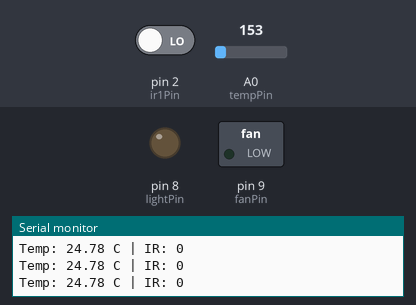
Bench run of a sketch on a simulated Arduino Uno, built with avr-gcc and run on an emulated ATmega328P. Shown: switched loads named in the sketch (green lamp = pin HIGH), output pins drawn as LEDs (lit = HIGH), the last lines printed to the serial monitor. The test bench sets the inputs (shaded band); at power-on: A0 (tempPin) = 153, pin 2 (ir1Pin) LOW.

Above: at 1.3 s.
1.4 s: A0 (tempPin) set to 182
At 2.4 s:
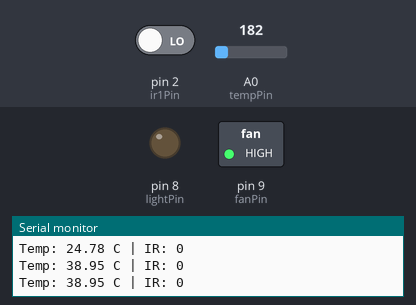
3.0 s: pin 2 (ir1Pin) driven HIGH
At 3.6 s:
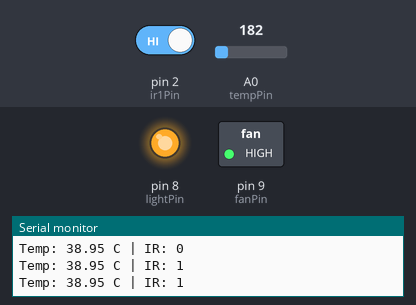
4.5 s: A0 (tempPin) set to 133
At 4.8 s:
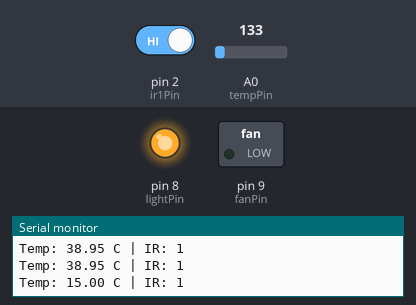
6.0 s: A0 (tempPin) set to 165
At 7.2 s:
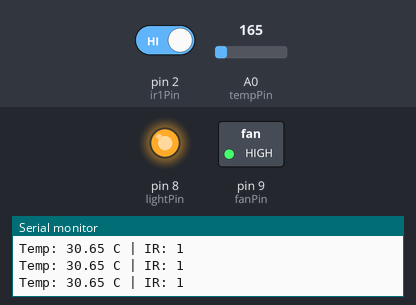
7.5 s: A0 (tempPin) set to 114
At 8.5 s:
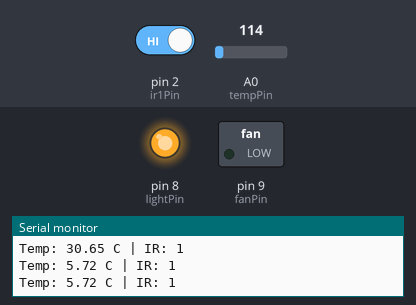
Timing chart, 0 to 10.0 s (numbered marks = the images above; inputs shaded):
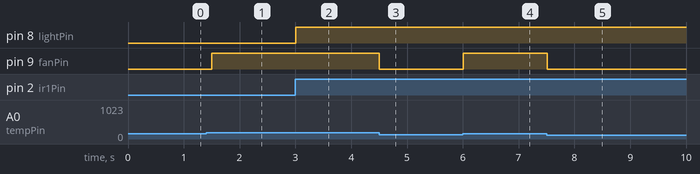

Measured:
- the behaviour switches between 163 and 164 on A0 (tempPin) (found by bisection; images 0 and 1)
- after the input at 1.4 s, pin 9 (fanPin): LOW → HIGH after 0.10 s
- after the input at 3.0 s, pin 8 (lightPin): LOW → HIGH at once
- after the input at 4.5 s, pin 9 (fanPin): HIGH → LOW at once
- after the input at 6.0 s, pin 9 (fanPin): LOW → HIGH at once
- after the input at 7.5 s, pin 9 (fanPin): HIGH → LOW at once

The sketch:

home_automation.ino
```cpp
const int tempPin = A0;      // TMP36 analog pin
const int ir1Pin = 2;         // IR sensor pin
const int fanPin = 9;        // Fan (LED)
const int lightPin = 8;      // Light (LED)

void setup() {
  pinMode(fanPin, OUTPUT);
  pinMode(lightPin, OUTPUT);
  pinMode(ir1Pin, INPUT);
  Serial.begin(9600);
}

void loop() {
  // Read temperature from TMP36
  int rawValue = analogRead(tempPin);
  float voltage = rawValue * (5.0 / 1023.0);
  float tempC = (voltage - 0.5) * 100.0;

  // Read IR sensor
  int irState1 = digitalRead(ir1Pin);  // 0 when detects object, 1 when no object

  // Fan logic
  if (tempC > 30) {
    digitalWrite(fanPin, HIGH);
  } else {
    digitalWrite(fanPin, LOW);
  }

  // Light logic
  if (irState1 == HIGH) {
    digitalWrite(lightPin, HIGH);  // Object detected
  } else {
    digitalWrite(lightPin, LOW);   // No object
  }

  // Debug output
  Serial.print("Temp: ");
  Serial.print(tempC);
  Serial.print(" C | IR: ");
  Serial.println(irState1);

  delay(500);
}
```
